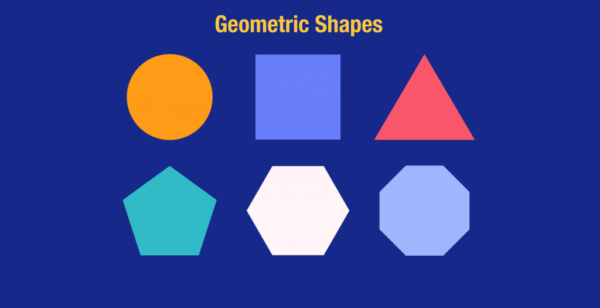
#> input picture Resources/Photos/shapes-basic-color.png, 600 x 308 px
$ python chapter8.py
#> lines starting #> are read from the running program, lines starting #| are printed output that depends on the picture; after the words box and inside, x2 and y2 are one past the last pixel; in counts of white or black regions, pixels touching at a corner belong together
### chapter6.py
"""
This chapter is going to learn join images.
"""
import cv2
import numpy as np
"""
In this method using numpy to stack the images quite simple, but there are some problem when the size of images stacked
are different e.i., one is black and write, and the one is RGB.
"""
# [9 lines of commented-out code are left out]

"""
Here is the solution to solve the problem follow the first problem.
"""
def stackImages(imgArray,scale,lables=[]):
    rows = len(imgArray)
    cols = len(imgArray[0])
    rowsAvailable = isinstance(imgArray[0], list)
    width = imgArray[0][0].shape[1]
    height = imgArray[0][0].shape[0]
    sizeW = imgArray[0][0].shape[1]
    sizeH = imgArray[0][0].shape[0]
    imageBlank = np.zeros((height, width, 3), np.uint8)
    if rowsAvailable:
        for x in range (0, rows):
            for y in range(0, cols):
                try:
                    imgArray[x][y] = cv2.resize(imgArray[x][y], (sizeW, sizeH), None, scale, scale)
                except:
                    imgArray[x].append(imageBlank)
                if len(imgArray[x][y].shape) == 2:
                    imgArray[x][y] = cv2.cvtColor( imgArray[x][y], cv2.COLOR_GRAY2BGR)

        hor = [imageBlank]*rows
        hor_con = [imageBlank]*rows
        for x in range(0, rows):
            hor[x] = np.hstack(imgArray[x])
            hor_con[x] = np.concatenate(imgArray[x])
        ver = np.vstack(hor)
        ver_con = np.concatenate(hor)
    else:
        for x in range(0, rows):
            imgArray[x] = cv2.resize(imgArray[x], (sizeW, sizeH), None, scale, scale)
            if len(imgArray[x].shape) == 2: imgArray[x] = cv2.cvtColor(imgArray[x], cv2.COLOR_GRAY2BGR)
        hor= np.hstack(imgArray)
        hor_con= np.concatenate(imgArray)
        ver = hor
    if len(lables) != 0:
        eachImgWidth= int(ver.shape[1] / cols)
        eachImgHeight = int(ver.shape[0] / rows)
        print(eachImgHeight)
        for d in range(0, rows):
            for c in range (0,cols):
                cv2.rectangle(ver,(c*eachImgWidth,eachImgHeight*d),(c*eachImgWidth+len(lables[d][c])*13+27,30+eachImgHeight*d),(255,255,255),cv2.FILLED)
                cv2.putText(ver,lables[d][c],(eachImgWidth*c+10,eachImgHeight*d+20),cv2.FONT_HERSHEY_COMPLEX,0.7,(255,0,255),2)
    return ver
# [5 lines that do not run on import are left out]

### chapter8.py
"""
This chapter is going to learn about How to operation with contour and shape.
"""
import cv2
import numpy as np
from chapter6 import stackImages

def get_contours(img):
    contours, hierarchy = cv2.findContours(img, cv2.RETR_EXTERNAL,cv2.CHAIN_APPROX_NONE)
    for cnt in contours:
        area = cv2.contourArea(cnt)
        print(area)

        if area > 500:
            cv2.drawContours(imgContour,cnt,-1,(0,255,0),3)  # Draw contour edge image
            peri = cv2.arcLength(cnt,True)  # get the arc-length of the contour
            print(peri)
            approx = cv2.approxPolyDP(cnt,0.02*peri,True)  # This will give the conner points of each contour.
            print(len(approx))  # Print How many conner point of the shape.

img = cv2.imread("Resources/Photos/shapes-basic-color.png")
#> img is the input picture: shape (308, 600, 3); mean B, G, R 147.4, 67.2, 53.8
# img = cv2.resize(img,(400,400))
imgBlank = np.zeros((400,400,3))
imgContour = img.copy()
imgGray = cv2.cvtColor(img,cv2.COLOR_BGRA2GRAY)
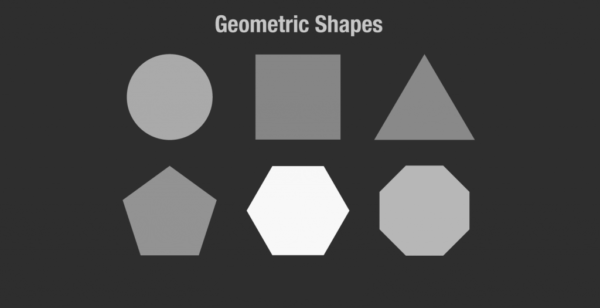
#> imgGray: shape (308, 600); min 45, max 248, mean 72.1
imgBlur = cv2.GaussianBlur(imgGray,(3,3),1)
# Use canny to fine the edged of the shape.
imgCanny = cv2.Canny(imgGray,50,50)
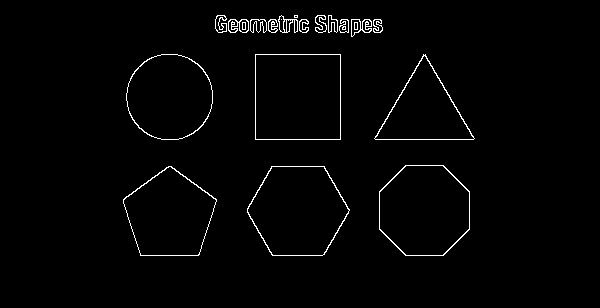
#> imgCanny: shape (308, 600); 1.7% white in thin lines or dots, all inside (x1, y1, x2, y2) = (123, 15, 475, 256)
get_contours(imgCanny)
#> in get_contours, `contours, hierarchy = cv2.findContours(img, cv2.RETR_EXTERNAL,cv2.CHAI..`: contours = 18 contours, 1 with area under 20; largest, box (x1, y1, x2, y2) and area: (255, 54, 341, 140) 7225, (247, 166, 350, 256) 6906, (379, 165, 470, 256) 6748, (123, 166, 217, 256) 5858, (126, 54, 213, 140) 5820
#> the loop in get_contours, `for cnt in contours:` made 18 passes
#> (area, peri, approx) on passes 4 to 5: (4324, 312.2, [[374, 138], [474, 138], [425, 54]]), (7225, 340, [[255, 54], [255, 139], [340, 139], [340, 54]])
#> (area, peri) on passes 1, 2, 3, 6: (6906, 323.4), (5857.5, 304.8), (6748, 299.1), (5819.5, 285.2)
#> (printed output is left out)
#> after the loop in get_contours, `for cnt in contours:`:
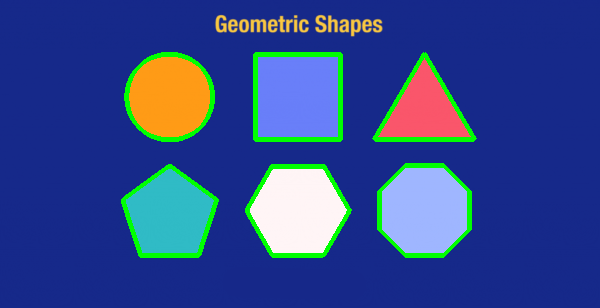
#> imgContour: shape (308, 600, 3); 4.46% of pixels changed, all inside (x1, y1, x2, y2) = (121, 52, 477, 258)

stack_img = stackImages(([img,imgGray,imgBlur],[imgCanny,imgContour]),
                        scale=0.6)
#> after the loop in stackImages, `for x in range(0, rows):`: hor = 2 items
#> in stackImages, `ver = np.vstack(hor)`:
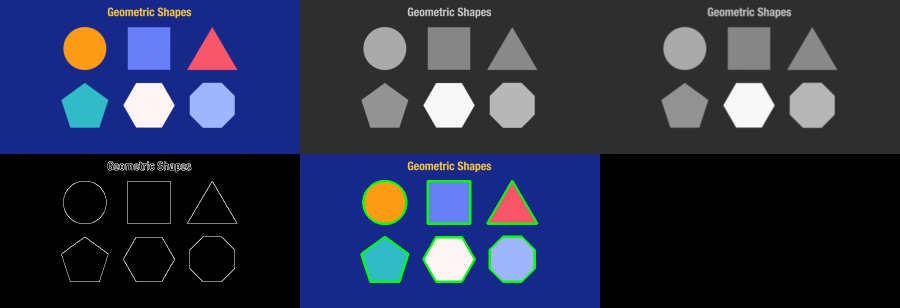
#> ver: shape (616, 1800, 3) (shown at 1/2 size); mean of channels 0, 1, 2 72.7, 48.3, 42; drawn as B, G, R
cv2.imshow("Image",stack_img)
cv2.waitKey(0)
